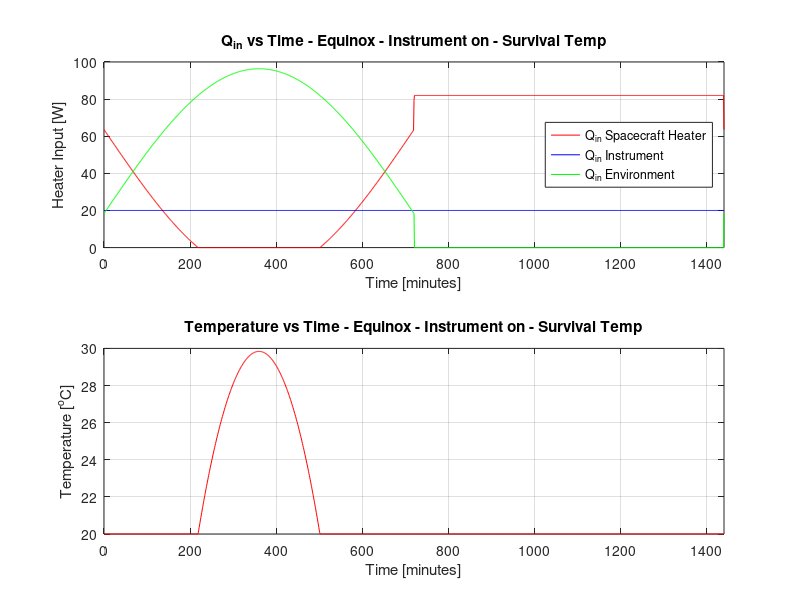
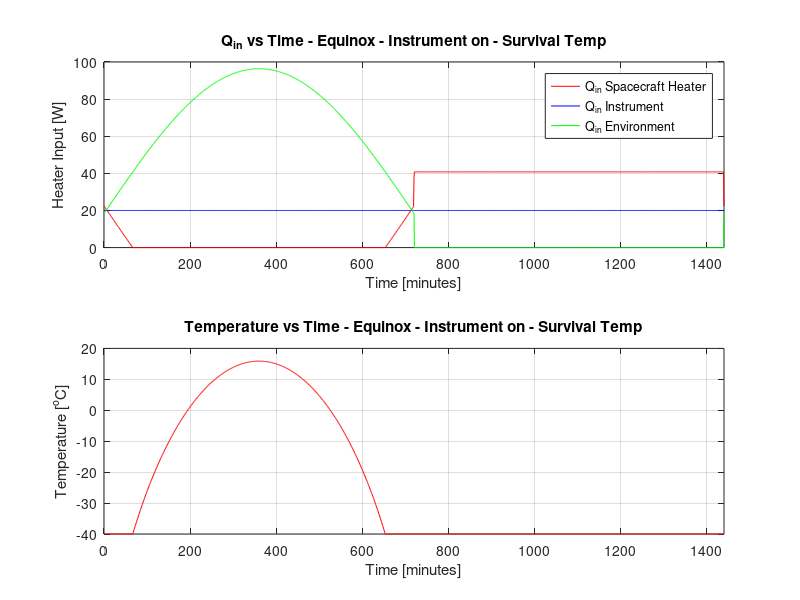

These charts were generated, in order, by the following MATLAB code:
close all;
clear;
clc;

T_max = 30 + 273.15;
T_min = 20 + 273.15;
T_standby = -40 + 273.15;

Q_sat = 20;
e = 0.85;
a = 0.2;
sigma = 5.670373e-8;
G_s = 1361;
A = 0.286448;
q_eq = 75.5;
q_ec = 11;

time = 0:(24*60); % minutes in a day
theta = linspace(0,360,length(time)) - 90;
Q_heater = zeros(1,length(time));
Q_environment = zeros(1,length(time));
Q_sat_vec = zeros(1,length(time)) + 20;
T = zeros(1,length(time));

%% In operation

for i = 1:length(time)
    
    if theta(i) < (90-atan(1/6.6)) || theta(i) >= 270 % Sun hitting radiator
        T_temp = ((Q_sat+e*q_eq*A+G_s*A*a*cosd(theta(i)))/(e*sigma*A))^(1/4);
        Q_environment(i) = e*q_eq*A+G_s*A*a*cosd(theta(i));
        if T_temp < T_min
            Q_heater(i) = e*sigma*A*T_min^(4)-Q_sat-e*q_eq*A-G_s*A*a*cosd(theta(i));
            T(i) = T_min;
        else
            Q_heater(i) = 0;
            T(i) = T_temp;
        end
    elseif theta(i) <= 90 && theta(i) >= (90-atan(1/6.6)) % Eclipsed reaitaor
        T_temp = ((Q_sat+e*q_ec*A)/(e*sigma*A))^(1/4);
        Q_environment(i) = e*q_eq*A;
        if T_temp < T_min
            Q_heater(i) = e*sigma*A*T_min^(4)-e*q_ec*A-Q_sat;
            T(i) = T_min;
        else
            Q_heater(i) = 0;
            T(i) = T_temp;
        end
    elseif theta(i) < 270 && theta(i) > 90 % No sun hitting the radiator
        T_temp = ((Q_sat)/(e*sigma*A))^(1/4);
        if T_temp < T_min
            Q_heater(i) = e*sigma*A*T_min^(4)-Q_sat;
            T(i) = T_min;
        else
            Q_heater(i) = 0;
            T(i) = T_temp;
        end
    end
    
end

figure;
subplot(2,1,1);
plot(time,Q_heater,'r',time,Q_sat_vec,'b',time,Q_environment,'g');
grid on;
title('Q_{in} vs Time - Equinox - Instrument on - Survival Temp');
xlabel('Time [minutes]');
ylabel('Heater Input [W]');
xlim([0 time(end)]);
legend('Q_{in} Spacecraft Heater','Q_{in} Instrument','Q_{in} Environment','location','east');

subplot(2,1,2);
plot(time,T-273.15,'r');
grid on;
title('Temperature vs Time - Equinox - Instrument on - Survival Temp');
xlabel('Time [minutes]');
ylabel('Temperature [^{o}C]');
xlim([0 time(end)]);

%% In Standby

for i = 1:length(time)
    
    if theta(i) < (90-atan(1/6.6)) || theta(i) >= 270 % Sun hitting radiator
        T_temp = ((e*q_eq*A+G_s*A*a*cosd(theta(i)))/(e*sigma*A))^(1/4);
        Q_environment(i) = e*q_eq*A+G_s*A*a*cosd(theta(i));
        if T_temp < T_standby
            Q_heater(i) = e*sigma*A*T_standby^(4)-e*q_eq*A-G_s*A*a*cosd(theta(i));
            T(i) = T_standby;
        else
            Q_heater(i) = 0;
            T(i) = T_temp;
        end
    elseif theta(i) <= 90 && theta(i) >= (90-atan(1/6.6)) % Eclipsed reaitaor
        T_temp = ((e*q_ec*A)/(e*sigma*A))^(1/4);
        Q_environment(i) = e*q_eq*A;
        if T_temp < T_standby
            Q_heater(i) = e*sigma*A*T_standby^(4)-e*q_ec*A;
            T(i) = T_standby;
        else
            Q_heater(i) = 0;
            T(i) = T_temp;
        end
    elseif theta(i) < 270 && theta(i) > 90 % No sun hitting the radiator
        T_temp = ((0)/(e*sigma*A))^(1/4);
        if T_temp < T_standby
            Q_heater(i) = e*sigma*A*T_standby^(4);
            T(i) = T_standby;
        else
            Q_heater(i) = 0;
            T(i) = T_temp;
        end
    end
    
end

figure;
subplot(2,1,1);
plot(time,Q_heater,'r',time,Q_sat_vec,'b',time,Q_environment,'g');
grid on;
title('Q_{in} vs Time - Equinox - Instrument on - Survival Temp');
xlabel('Time [minutes]');
ylabel('Heater Input [W]');
xlim([0 time(end)]);
legend('Q_{in} Spacecraft Heater','Q_{in} Instrument','Q_{in} Environment','location','northeast');

subplot(2,1,2);
plot(time,T-273.15,'r');
grid on;
title('Temperature vs Time - Equinox - Instrument on - Survival Temp');
xlabel('Time [minutes]');
ylabel('Temperature [^{o}C]');
xlim([0 time(end)]);

